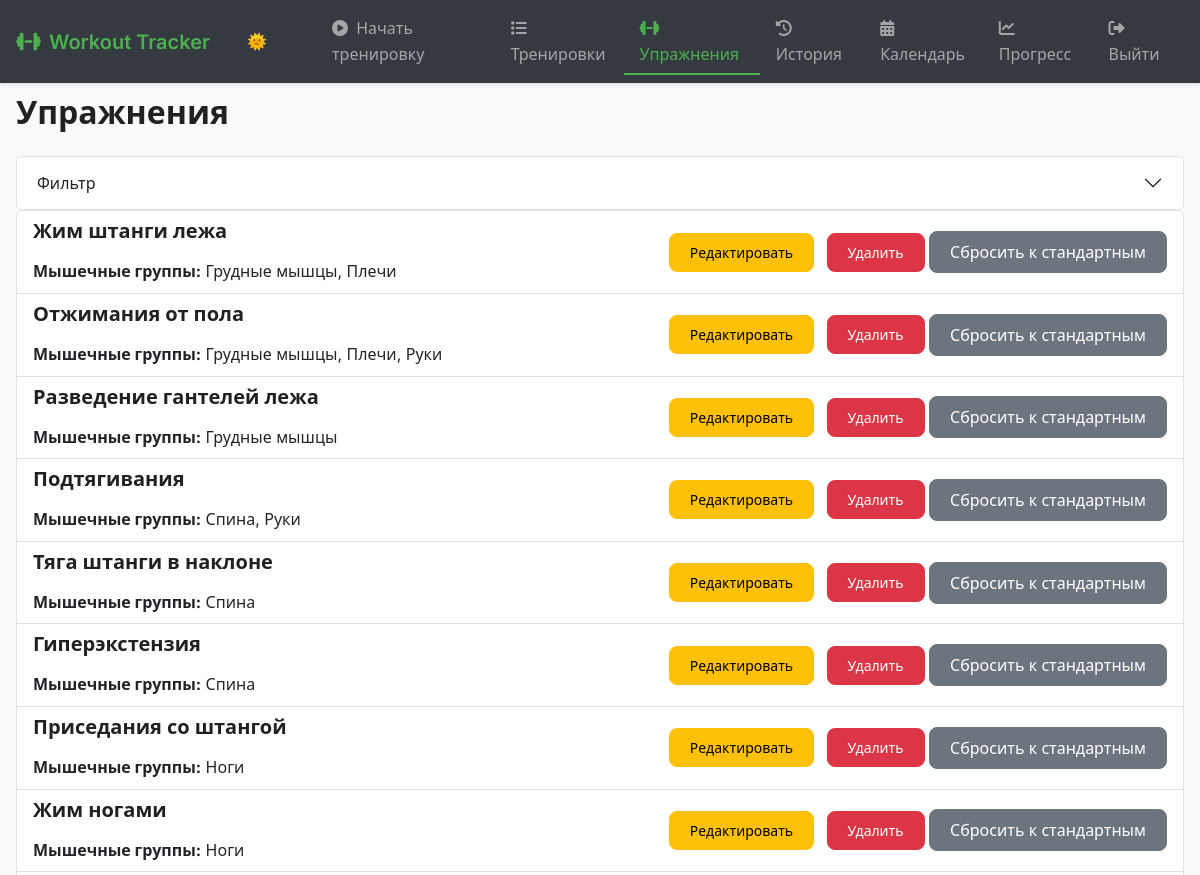
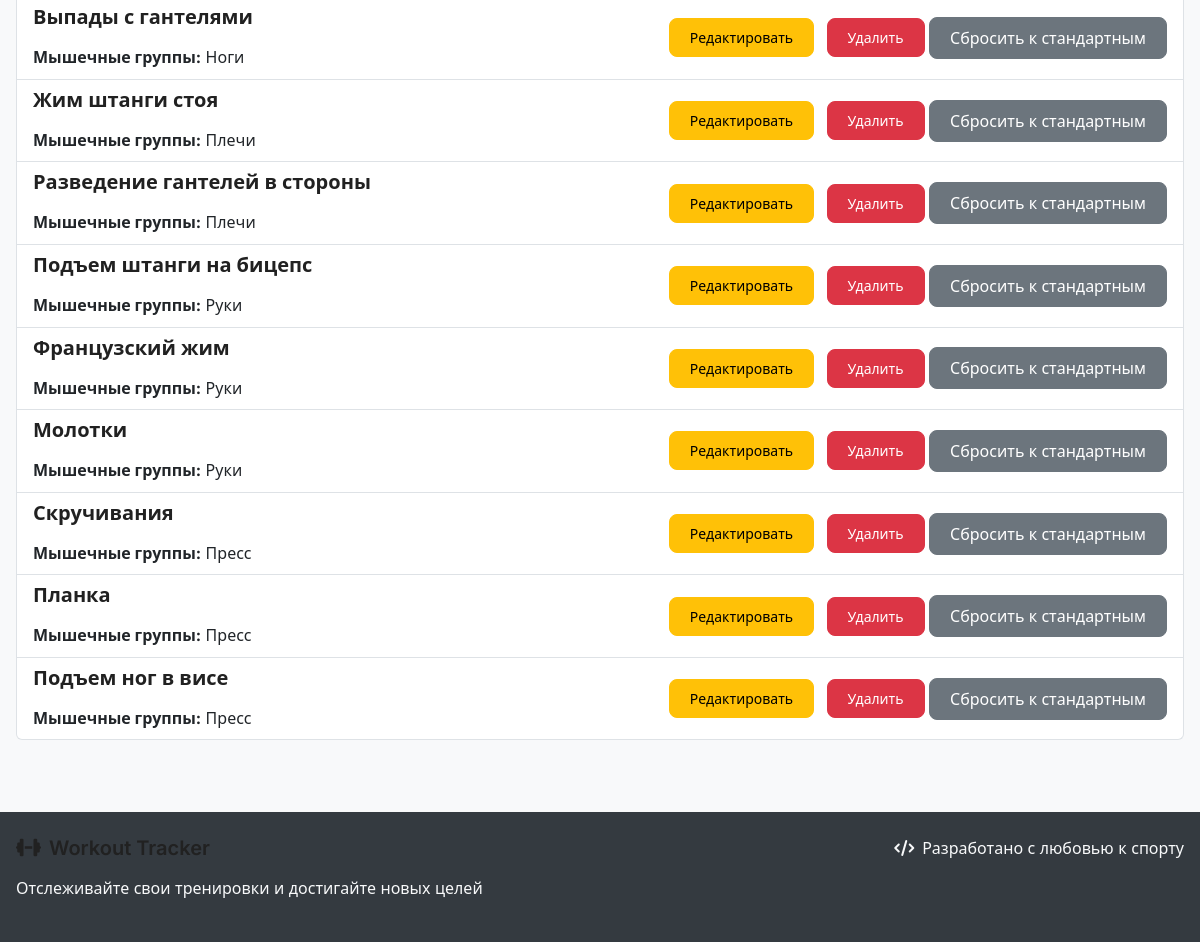
Screenshot of /exercises/ (signed in) with the database file from the repository (2 pictures, top to bottom).
### tracker/models.py (models this page shows, shortened)
class Exercise(models.Model):
    name = models.CharField(max_length=100)
    muscle_groups = models.ManyToManyField(MuscleGroup, related_name='exercises')
    user = models.ForeignKey(User, on_delete=models.CASCADE)
    class Meta:
        unique_together = ['name', 'user']

class MuscleGroup(models.Model):
    name = models.CharField(max_length=100)
    user = models.ForeignKey(User, on_delete=models.CASCADE)
    class Meta:
        unique_together = ['name', 'user']
    def __str__(self):
        return self.name

### tracker/views.py (the view)
# urls.py: path('exercises/', views.exercises, name='exercises'),
@login_required
def exercises(request):
    exercise_filter = ExerciseFilter(request.GET, queryset=Exercise.objects.filter(user=request.user),
                                     user=request.user)
    if request.method == 'POST':
        form = ExerciseForm(request.POST, user=request.user)
        if form.is_valid():
            exercise = form.save(commit=False)
            exercise.user = request.user
            exercise.save()
            form.save_m2m()
            return redirect('exercises')
    else:
        form = ExerciseForm(user=request.user)
    return render(request, 'tracker/exercises.html', {'filter': exercise_filter, 'form': form})

### tracker/templates/tracker/exercises.html (shortened to what this page needs)
{% extends 'tracker/base.html' %}
{% load crispy_forms_tags %}
{% block content %}
    <h2 class="mb-4">Упражнения</h2>
    <div class="accordion" id="accordionExample">
        <div class="accordion-item">
            <h2 class="accordion-header">
                <button class="accordion-button collapsed" type="button" data-bs-toggle="collapse"
                        data-bs-target="#collapseOne" aria-expanded="false" aria-controls="collapseOne">
                    Фильтр
                </button>
            </h2>
        </div>
    </div>
    </div>
    <div>
        <ul class="list-group">
            {% for exercise in filter.qs %}
                <li class="list-group-item d-flex justify-content-between align-items-center">
                    <div>
                        <h5>{{ exercise.name }}</h5>
                        <p class="mb-0"><strong>Мышечные группы:</strong> {{ exercise.muscle_groups.all|join:", " }}</p>
                    </div>
                    <span>
                    <a href="{% url 'edit_exercise' exercise.id %}"
                       class="btn btn-sm btn-warning me-2">Редактировать</a>
                    <a href="{% url 'delete_exercise' exercise.id %}" class="btn btn-sm btn-danger">Удалить</a>
                    <a href="{% url 'reset_exercises' %}" class="btn btn-secondary"
                       onclick="return confirm('Это действие удалит все ваши текущие упражнения и создаст стандартный набор. Продолжить?')">
                       Сбросить к стандартным
                    </a>
                </span>
                </li>
            {% empty %}
                <li class="list-group-item">Нет упражнений, соответствующих вашим критериям.</li>
            {% endfor %}
        </ul>
    </div>
{% endblock %}

### tracker/static/tracker/css/style.css (style rules this page uses)
:root { --primary-color: #4CAF50; --primary-dark: #388E3C; --primary-light: #C8E6C9; --accent-color: #FF5722; --text-primary: #212121; --text-secondary: #757575; --background-light: #f8f9fa; --background-dark: #343a40; --success-color: #28a745; --warning-color: #ffc107; --danger-color: #dc3545; --card-bg: white; --border-color: rgba(0,0,0,.1); }
body { padding-top: 70px; font-family: 'Inter', system-ui, -apple-system, sans-serif; color: var(--text-primary); background-color: var(--background-light); line-height: 1.6; transition: background-color 0.3s ease, color 0.3s ease; }
.btn { border-radius: 8px; padding: 0.5rem 1.25rem; font-weight: 500; transition: all 0.3s ease; }
.btn-secondary { background-color: #6c757d; border-color: #6c757d; }
.btn-danger { background-color: var(--danger-color); border-color: var(--danger-color); }

### tracker/static/tracker/css/vars.css (style rules this page uses)
:root { --primary-color: #4CAF50; --primary-dark: #388E3C; --primary-light: #C8E6C9; --accent-color: #FF5722; --text-primary: #212121; --text-secondary: #757575; --text-light: #ffffff; --background-light: #f8f9fa; --background-dark: #343a40; --card-bg: white; --success-color: #28a745; --warning-color: #ffc107; --danger-color: #dc3545; --info-color: #17a2b8; --border-color: rgba(0, 0, 0, 0.1); --shadow-sm: 0 2px 4px rgba(0, 0, 0, 0.1); --shadow-md: 0 4px 6px rgba(0, 0, 0, 0.1); --shadow-lg: 0 10px 15px rgba(0, 0, 0, 0.1); --spacing-xs: 0.25rem; --spacing-sm: 0.5rem; --spacing-md: 1rem; --spacing-lg: 1.5rem; --spacing-xl: 2rem; --border-radius-sm: 4px; --border-radius-md: 8px; --border-radius-lg: 12px; --border-radius-xl: 16px; --transition-fast: 0.2s ease; --transition-base: 0.3s ease; --transition-slow: 0.5s ease; }

### tracker/static/tracker/css/base.css (style rules this page uses)
* { margin: 0; padding: 0; box-sizing: border-box; }
body { padding-top: 70px; font-family: 'Inter', system-ui, -apple-system, sans-serif; color: var(--text-primary); background-color: var(--background-light); line-height: 1.6; transition: background-color var(--transition-base), color var(--transition-base); }
h1, h2, h3, h4, h5, h6 { color: var(--text-primary); margin-bottom: var(--spacing-md); font-weight: 600; }
p { margin-bottom: var(--spacing-md); }
a { color: var(--primary-color); text-decoration: none; transition: color var(--transition-fast); }
.mb-0 { margin-bottom: 0 !important; }

### tracker/static/tracker/css/components.css (style rules this page uses)
.btn { border-radius: var(--border-radius-md); padding: var(--spacing-sm) var(--spacing-lg); font-weight: 500; transition: all var(--transition-base); }

### rows the page displays
Exercise: name "Жим штанги лежа", muscle_groups.all "Грудные мышцы, Плечи"
Exercise: name "Отжимания от пола", muscle_groups.all "Грудные мышцы, Плечи, Руки"
Exercise: name "Разведение гантелей лежа", muscle_groups.all "Грудные мышцы"
Exercise: name "Подтягивания", muscle_groups.all "Спина, Руки"
Exercise: name "Тяга штанги в наклоне", muscle_groups.all "Спина"
Exercise: name "Гиперэкстензия", muscle_groups.all "Спина"
Exercise: name "Приседания со штангой", muscle_groups.all "Ноги"
Exercise: name "Жим ногами", muscle_groups.all "Ноги"
Exercise: name "Выпады с гантелями", muscle_groups.all "Ноги"
Exercise: name "Жим штанги стоя", muscle_groups.all "Плечи"
Exercise: name "Разведение гантелей в стороны", muscle_groups.all "Плечи"
Exercise: name "Подъем штанги на бицепс", muscle_groups.all "Руки"
Exercise: name "Французский жим", muscle_groups.all "Руки"
Exercise: name "Молотки", muscle_groups.all "Руки"
Exercise: name "Скручивания", muscle_groups.all "Пресс"
Exercise: name "Планка", muscle_groups.all "Пресс"
Exercise: name "Подъем ног в висе", muscle_groups.all "Пресс"
